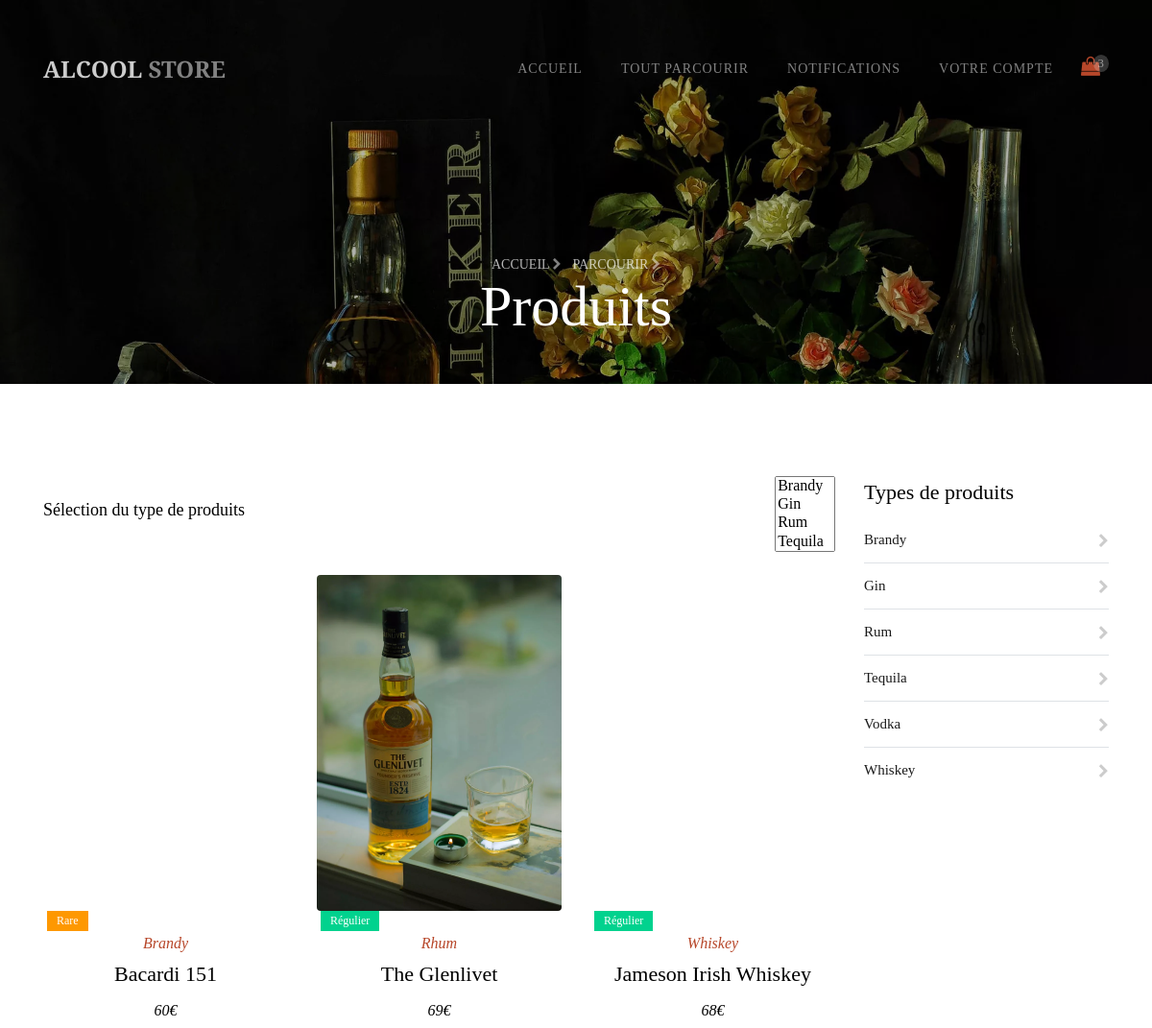
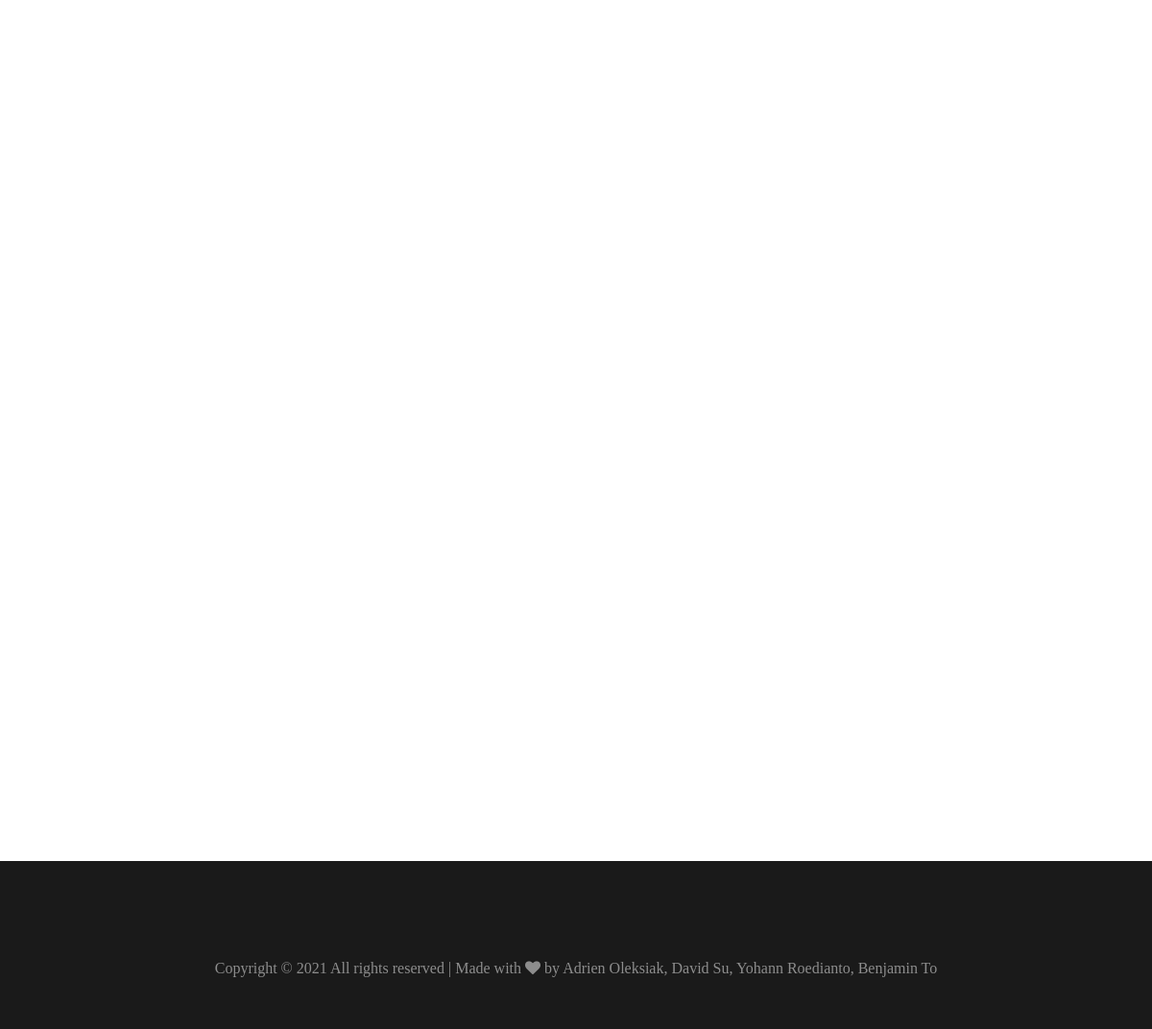
The page /parcourir-filtre.php on the database its author committed (2 pictures, top to bottom).
### tables this page shows
CREATE TABLE IF NOT EXISTS `objet` (
  `idObjet` int(11) NOT NULL,
  `idVendeur` int(11) NOT NULL,
  `nomObjet` varchar(255) NOT NULL,
  `debutEnchere` date NOT NULL,
  `finEnchere` date NOT NULL,
  `prixObjet` int(11) NOT NULL,
  `volume` int(11) NOT NULL,
  `photo1` varchar(255) NOT NULL,
  `photo2` varchar(255) NOT NULL,
  `photo3` varchar(255) NOT NULL,
  `video` varchar(255) NOT NULL,
  `typeAchat` enum('immediat','transaction','meilleurOffre') NOT NULL,
  `rarete` enum('regulier','hautDeGamme','rare') NOT NULL,
  `categorie` varchar(255) NOT NULL,
  PRIMARY KEY (`idObjet`),
  KEY `idVendeur` (`idVendeur`)
);

### parcourir-filtre.php (the view, shortened to what this page needs)
<?php
$database = "paris shopping";
$db_handle = mysqli_connect('localhost', 'root', 'root');
$db_found = mysqli_select_db($db_handle, $database);
$inThePocket = $_GET['zizi'];
if($db_found)
{
    if($inThePocket==0)
        {
    $sql = "SELECT * FROM objet WHERE typeAchat='immediat'";
}
    $result = mysqli_query($db_handle, $sql);
}
?>
<?php
while ($product = mysqli_fetch_assoc($result)) {
    $products[] = $product;
}
?>
<!DOCTYPE html>
<html lang="fr">
<head>
    <link rel="stylesheet" href="https://stackpath.bootstrapcdn.com/font-awesome/4.7.0/css/font-awesome.min.css">
    <link rel="stylesheet"
        href="style.css" />
    <link rel="stylesheet"
        href="https://cdnjs.cloudflare.com/ajax/libs/bootstrap-select/1.13.1/css/bootstrap-select.min.css">
</head>
<body>
    <nav class="navbar navbar-expand-lg navbar-dark ftco_navbar bg-dark ftco-navbar-light" id="ftco-navbar">
        <div class="container">
            <a class="navbar-brand" href="accueil.html">Alcool <span>store</span></a>
            <div class="order-lg-last btn-group">
                <a href="panier.html" class="btn-cart dropdown-toggle dropdown-toggle-split">
                    <span class="fa fa-shopping-bag"></span>
                    <div class="d-flex justify-content-center align-items-center"><small>3</small></div>
                </a>
            </div>
            <div class="collapse navbar-collapse" id="ftco-nav">
                <ul class="navbar-nav ml-auto">
                    <li class="nav-item"><a href="accueil.html" class="nav-link">Accueil</a></li>
                    <li class="nav-item"><a href="parcourir.html" class="nav-link">Tout parcourir</a></li>
                    <li class="nav-item	"><a href="notifications.html" class="nav-link">Notifications</a></li>
                    <li class="nav-item"><a href="login.html" class="nav-link">Votre compte</a></li>
                </ul>
            </div>
        </div>
    </nav>
    <section class="hero-wrap hero-wrap-2" style="background-image:url(images/bg_2.webp)"
        data-stellar-background-ratio="0.5">
        <div class="overlay"></div>
        <div class="container">
            <div class="row no-gutters slider-text align-items-end justify-content-center">
                <div class="col-md-9 ftco-animate mb-5 text-center">
                    <p class="breadcrumbs mb-0"><span class="mr-2"><a href="accueil.html">Accueil <i
                                    class="fa fa-chevron-right"></i></a></span> <span>Parcourir <i
                                class="fa fa-chevron-right"></i></span></p>
                    <h2 class="mb-0 bread">Produits</h2>
                </div>
            </div>
        </div>
    </section>
    <section class="ftco-section">
        <div class="container">
            <div class="row">
                <div class="col-md-9">
                    <div class="row mb-4">
                        <div class="col-md-12 d-flex justify-content-between align-items-center">
                            <h4 class="product-select">Sélection du type de produits</h4>
                            <select class="selectpicker" multiple>
                                <option>Brandy</option>
                                <option>Gin</option>
                                <option>Rum</option>
                                <option>Tequila</option>
                                <option>Vodka</option>
                            </select>
                        </div>
                    </div>
                    <div class="row">
                    <?php foreach($products as $product) : ?>
                        <div class="col-md-4 d-flex">
                            <div class="product ftco-animate">
                                <div class="img d-flex align-items-center justify-content-center"
                                    style="background-image:url(images/<?php echo $product['photo1']; ?>)">
                                </div>
                                <div class="text text-center" >
                                    <span class="sale" style="background-color:<?php if($product['rarete']=="hautDeGamme"){echo "#b7472a";}if($product['rarete']=="rare"){echo "#fe9801";}if($product['rarete']=="regulier"){echo "#01d28e";} ?>"><?php if($product['rarete']=="hautDeGamme"){echo "Haut de gamme";}if($product['rarete']=="rare"){echo "Rare";}if($product['rarete']=="regulier"){echo "Régulier";}; ?></span>
                                    <span class="category"><?php echo $product['categorie']; ?></span>
                                    <h2><?php echo $product['nomObjet']; ?></h2>
                                    <p class="mb-0"> <span
                                            class="price"><?php echo $product['prixObjet']; ?>€</span></p>
                                </div>
                            </div>
                        </div>
                    <?php endforeach ?>
                    </div>
                </div>
                <div class="col-md-3">
                    <div class="sidebar-box ftco-animate">
                        <div class="categories">
                            <h3>Types de produits</h3>
                            <ul class="p-0">
                                <li><a href="#">Brandy <span class="fa fa-chevron-right"></span></a></li>
                                <li><a href="#">Gin <span class="fa fa-chevron-right"></span></a></li>
                                <li><a href="#">Rum <span class="fa fa-chevron-right"></span></a></li>
                                <li><a href="#">Tequila <span class="fa fa-chevron-right"></span></a></li>
                                <li><a href="#">Vodka <span class="fa fa-chevron-right"></span></a></li>
                                <li><a href="#">Whiskey <span class="fa fa-chevron-right"></span></a></li>
                            </ul>
                        </div>
                    </div>
                </div>
            </div>
        </div>
         <div class="col-md-3">
                </div>
    </section>
    <footer class="ftco-footer">
        <div class="container-fluid px-0 py-5">
            <div class="container">
                <div class="row">
                    <div class="col-md-12">
                        <p class="mb-0 text-center" style="color: rgba(255,255,255,.5);">
                            Copyright &copy;
                            <script>document.write(new Date().getFullYear());</script> All rights reserved | Made with <i class="fa fa-heart color-danger" aria-hidden="true"></i> by Adrien Oleksiak, David Su, Yohann Roedianto, Benjamin To</a>
                        </p>
                    </div>
                </div>
            </div>
        </div>
    </footer>
</body>
</html>

### rows shown on the page
objet: rarete "Rare", categorie "Brandy", nomObjet "Bacardi 151", prixObjet "60"
objet: photo1 (picture), rarete "Régulier", categorie "Rhum", nomObjet "The Glenlivet", prixObjet "69"
objet: rarete "Régulier", categorie "Whiskey", nomObjet "Jameson Irish Whiskey", prixObjet "68"
